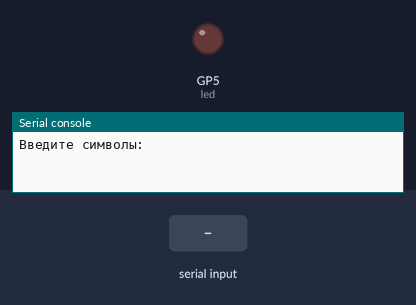
A program run on a simulated Raspberry Pi Pico running CircuitPython. Shown: output pins drawn as LEDs (lit = HIGH), the last lines printed to the serial console. Wiring (from the project's diagram.json): red LED on GP5. The inputs (shaded band) are chosen by the test bench.

Above: at 1.2 s.
1.3 s: "DASH" typed at the serial console, then Enter
At 2.2 s:
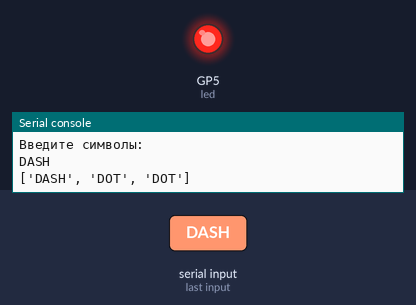
Timing chart, 0 to 10.3 s (numbered marks = the images above; inputs shaded):
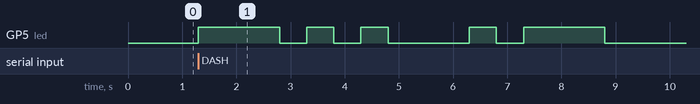

Measured:
- after the input at 1.3 s, GP5 (led): LOW → HIGH at once, → LOW 1.5 s later, → HIGH 0.50 s later, → LOW 0.50 s later, … (10 changes in this stretch)

The program:

main.py
```python
# CircuitPython Blink Example

import time
import board
import digitalio

led = digitalio.DigitalInOut(board.GP5)
led.direction = digitalio.Direction.OUTPUT


morse_code = {
    "A": ['DOT', 'DASH'],
    "B": ['DASH', 'DOT', 'DOT', 'DOT'],
    "C": ['DASH', 'DOT', 'DASH', 'DOT'],
    "D": ['DASH', 'DOT', 'DOT'],
    "E": ['DOT'],
    "F": ['DOT', 'DOT', 'DASH', 'DOT'],
    "G": ['DASH', 'DASH', 'DOT'],
    "H": ['DOT', 'DOT', 'DOT', 'DOT'],
    "I": ['DOT', 'DOT'],
    "J": ['DOT', 'DASH', 'DASH', 'DASH'],
    "K": ['DASH', 'DOT', 'DASH'],
    "L": ['DOT', 'DASH', 'DOT', 'DOT'],
    "M": ['DASH', 'DASH'],
    "N": ['DASH', 'DOT'],
    "O": ['DASH', 'DASH', 'DASH'],
    "P": ['DOT', 'DASH', 'DASH', 'DOT'],
    "Q": ['DASH', 'DASH', 'DOT', 'DASH'],
    "R": ['DOT', 'DASH', 'DOT'],
    "S": ['DOT', 'DOT', 'DOT'],
    "T": ['DASH'],
    "U": ['DOT', 'DOT', 'DASH'],
    "V": ['DOT', 'DOT', 'DOT', 'DASH'],
    "W": ['DOT', 'DASH', 'DASH'],
    "X": ['DASH', 'DOT', 'DOT', 'DASH'],
    "Y": ['DASH', 'DOT', 'DASH', 'DASH'],
    "Z": ['DASH', 'DASH', 'DOT', 'DOT'],
    "1": ['DOT', 'DASH', 'DASH', 'DASH', 'DASH'],
    "2": ['DOT', 'DOT', 'DASH', 'DASH', 'DASH'],
    "3": ['DOT', 'DOT', 'DOT', 'DASH', 'DASH'],
    "4": ['DOT', 'DOT', 'DOT', 'DOT', 'DASH'],
    "5": ['DOT', 'DOT', 'DOT', 'DOT', 'DOT'],
    "6": ['DASH', 'DOT', 'DOT', 'DOT', 'DOT'],
    "7": ['DASH', 'DASH', 'DOT', 'DOT', 'DOT'],
    "8": ['DASH', 'DASH', 'DASH', 'DOT', 'DOT'],
    "9": ['DASH', 'DASH', 'DASH', 'DASH', 'DOT'],
    "0": ['DASH', 'DASH', 'DASH', 'DASH', 'DASH']
}

dash = 3
dot = 1
space_parts = 1

result_list = []


while True:
    input_str = str(input("Введите символы:"))
    input_list = list(input_str.upper())


    for letter in input_list:
        if ((ord(letter) > 64) and (ord(letter) < 92)) or ((ord(letter) > 47) and (ord(letter) < 58)):
            bin_letter = morse_code[letter]
            print(bin_letter)
            for number in bin_letter:
                if number == 'DASH':
                    result_list.append('1' * dash)
                    led.value = True
                    time.sleep(0.5 * dash)
                elif number == 'DOT':
                    result_list.append('1' * dot)
                    led.value = True
                    time.sleep(0.5 * dot)
                result_list.append(space_parts)
                led.value = False
                time.sleep(0.5 * space_parts)
            result_list.append('00')
            led.value = False
            time.sleep(0.5 * 2)
        elif letter == (' '):
            result_list.append('0000')
            led.value = False
            time.sleep(0.5 * 4)
        else:
            print("Invalid text!!!!")
            break
```
